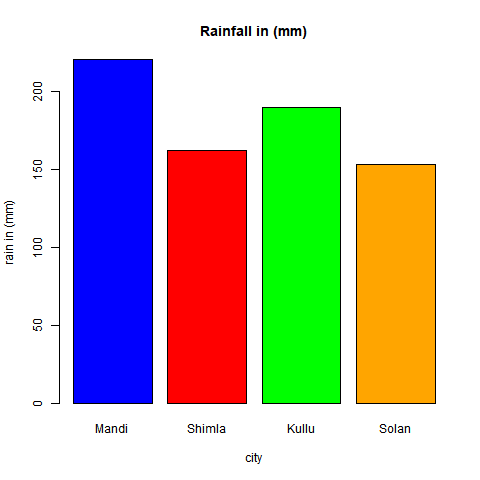

The script that saved this image:
# Syntax
# barplot(x,xlab,ylab,main, names.arg,col)

# x- vector of data

# Optional paramters
# xlab- label for x axis
# ylab- label for y axis.
# main- title of chart
# col- color pallete
# names.arg- vector of names under bar

# Create data for the graph.
rain <- c(221, 162, 190, 153)
labels <- c("Mandi", "Shimla", "Kullu", "Solan")

# Create a file
png(file = "barplo.jpg")

# Plot the chart
barplot(rain,xlab="city",ylab="rain in (mm)", names.arg=c("Mandi", "Shimla", "Kullu", "Solan"), main="Rainfall in (mm)", col=c("Blue","red","green","orange"))

# Save the file
dev.off()